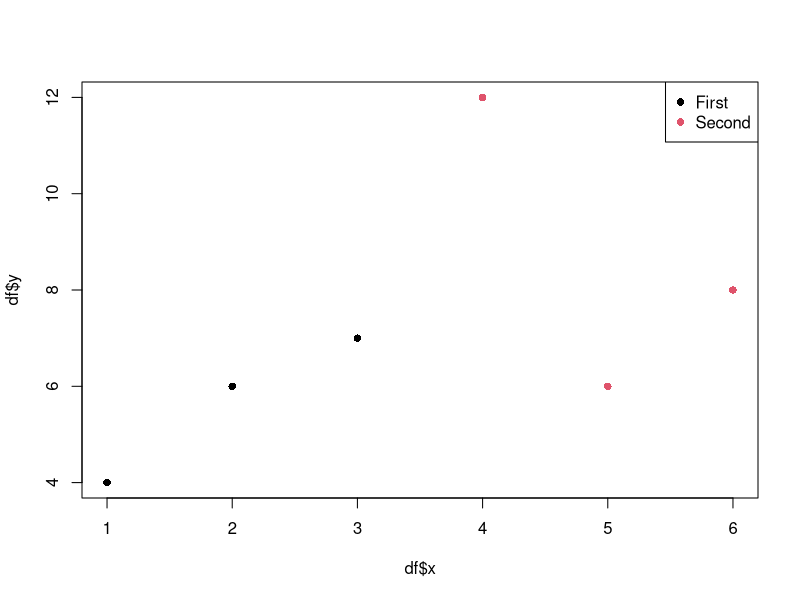
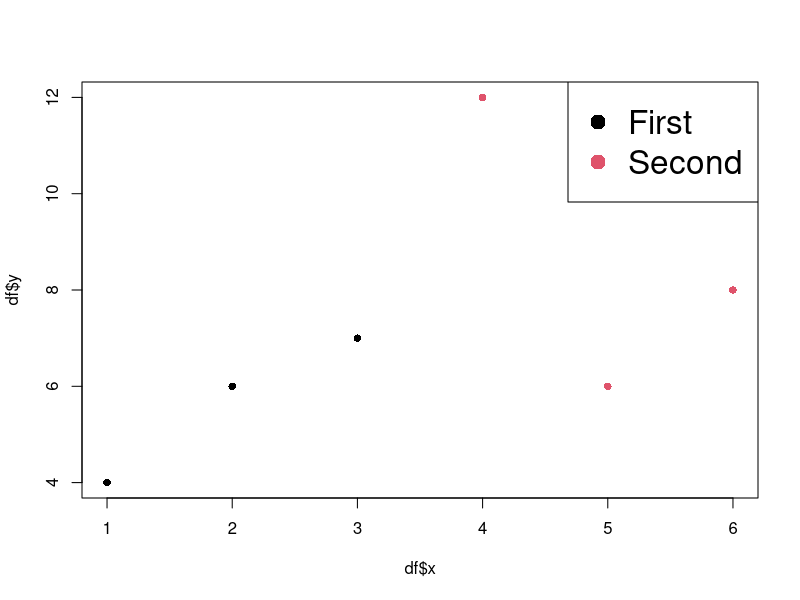
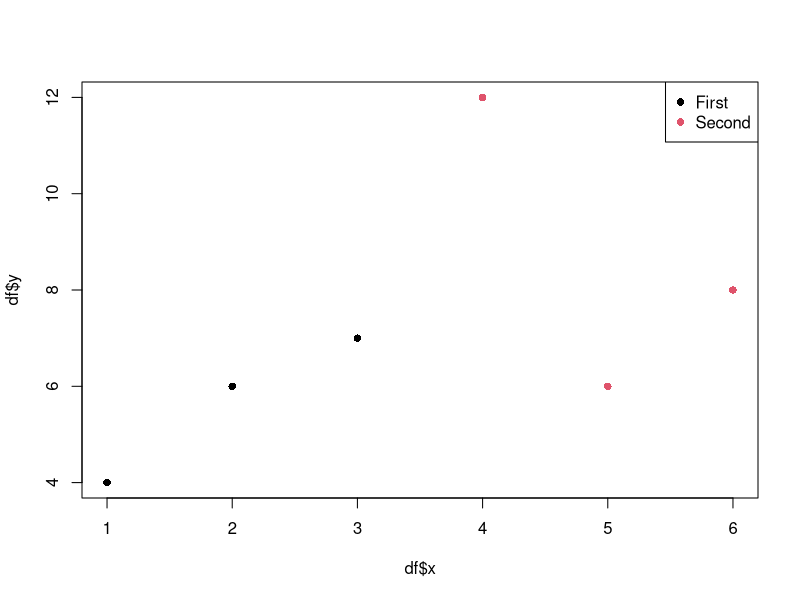
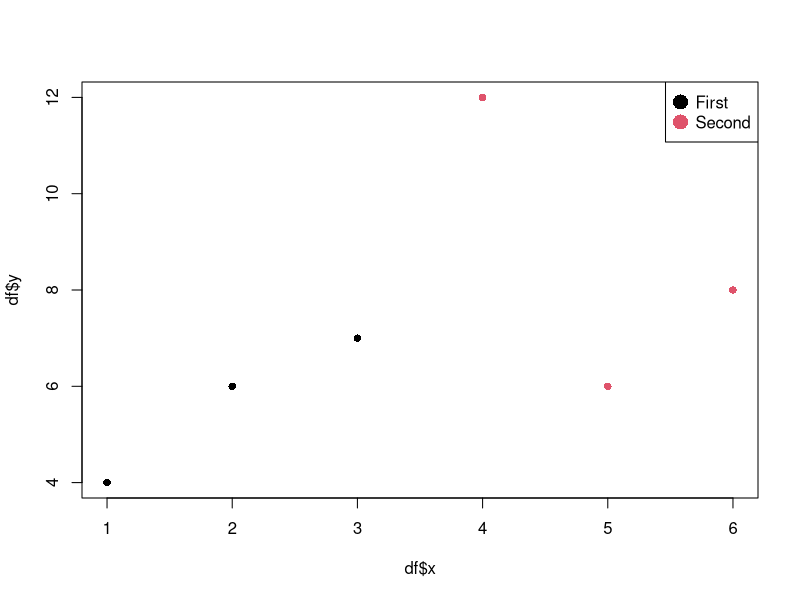

Generate these figures, in order, with R:
# change legend size in base R plot
df <- data.frame(x=c(1, 2, 3, 4, 5, 6),
                 y=c(4, 6, 7, 12, 6, 8),
                 group=c(1, 1, 1, 2, 2, 2))

# create scatter plot
plot(df$x, df$y, col=df$group, pch=16)

# add legend in top right corner
legend("topright", legend = c("First", "Second"),
       col=1:2, pch = 16)

# increase legend size
# create scatter plot
plot(df$x, df$y, col=df$group, pch=16)

# add legend in top right corner with increased size
legend("topright", legend = c("First", "Second"), col=1:2, pch=16, cex = 2)

# create scatter plot
plot(df$x, df$y, col=df$group, pch=16)

# add legend in top right corner with decreased size
legend("topright", legend = c("First", "Second"),
       col =1:2, pch=16, cex.75)

# create scatter plot
plot(df$x, df$y, col=df$group, pch=16)

# add legend in top right corner with increased point point size
legend("topright", legend = c("First", "Second"),
       col = 1:2, pch=16, pt.cex = 2)
